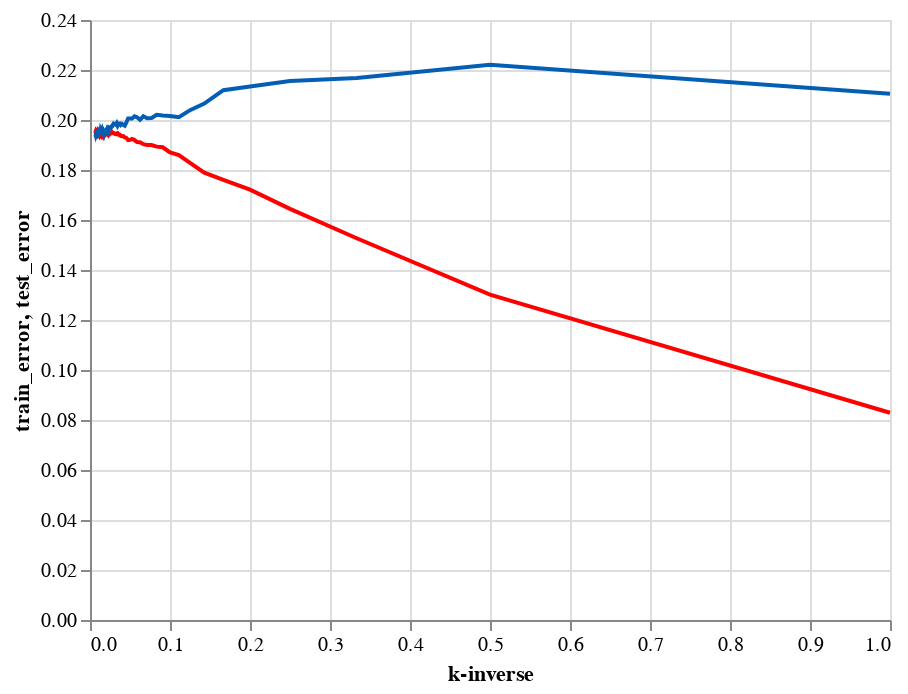

Notebook source saved alongside this figure:
### Code cell
# plot for mean squared error for tops
ctrain+ctest

### Figure 1 — Vega-Lite specification as saved in the notebook (floating-point values rounded to 4 significant figures; data arrays with more than 128 entries replaced by an {"elided": "..."} marker saying what was removed)
{"config": {"view": {"continuousWidth": 400, "continuousHeight": 300}}, "layer": [{"mark": {"type": "line", "color": "#FF0000"}, "encoding": {"x": {"field": "kinv", "type": "quantitative"}, "y": {"field": "train_error", "type": "quantitative"}}}, {"mark": {"type": "line", "color": "#045FB4"}, "encoding": {"x": {"field": "kinv", "title": "k-inverse", "type": "quantitative"}, "y": {"field": "test_error", "type": "quantitative"}}}], "data": {"name": "data-9de878e85f28d0b1ff9a6267a856ec53"}, "$schema": "https://vega.github.io/schema/vega-lite/v4.17.0.json", "datasets": {"data-9de878e85f28d0b1ff9a6267a856ec53": {"elided": "149 records"}}}
